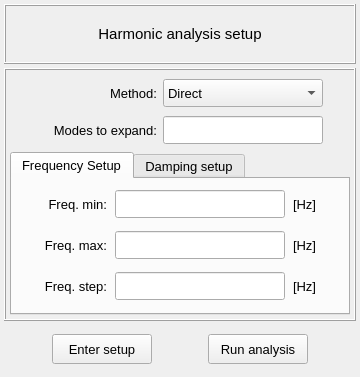
<?xml version="1.0" encoding="UTF-8"?>
<ui version="4.0">
 <class>Dialog</class>
 <widget class="QDialog" name="Dialog">
  <property name="windowModality">
   <enum>Qt::NonModal</enum>
  </property>
  <property name="geometry">
   <rect>
    <x>0</x>
    <y>0</y>
    <width>360</width>
    <height>377</height>
   </rect>
  </property>
  <property name="sizePolicy">
   <sizepolicy hsizetype="Fixed" vsizetype="Fixed">
    <horstretch>0</horstretch>
    <verstretch>0</verstretch>
   </sizepolicy>
  </property>
  <property name="minimumSize">
   <size>
    <width>360</width>
    <height>360</height>
   </size>
  </property>
  <property name="maximumSize">
   <size>
    <width>380</width>
    <height>460</height>
   </size>
  </property>
  <property name="contextMenuPolicy">
   <enum>Qt::DefaultContextMenu</enum>
  </property>
  <property name="windowTitle">
   <string>Harmonic analysis setup</string>
  </property>
  <property name="whatsThis">
   <string/>
  </property>
  <layout class="QGridLayout" name="gridLayout_2">
   <property name="leftMargin">
    <number>4</number>
   </property>
   <property name="topMargin">
    <number>4</number>
   </property>
   <property name="rightMargin">
    <number>4</number>
   </property>
   <property name="bottomMargin">
    <number>4</number>
   </property>
   <property name="spacing">
    <number>4</number>
   </property>
   <item row="0" column="0">
    <widget class="QFrame" name="frame_title">
     <property name="minimumSize">
      <size>
       <width>0</width>
       <height>60</height>
      </size>
     </property>
     <property name="maximumSize">
      <size>
       <width>430</width>
       <height>60</height>
      </size>
     </property>
     <property name="frameShape">
      <enum>QFrame::Box</enum>
     </property>
     <property name="frameShadow">
      <enum>QFrame::Raised</enum>
     </property>
     <property name="lineWidth">
      <number>1</number>
     </property>
     <layout class="QGridLayout" name="gridLayout">
      <property name="leftMargin">
       <number>2</number>
      </property>
      <property name="topMargin">
       <number>2</number>
      </property>
      <property name="rightMargin">
       <number>2</number>
      </property>
      <property name="bottomMargin">
       <number>2</number>
      </property>
      <property name="spacing">
       <number>2</number>
      </property>
      <item row="0" column="0">
       <widget class="QLabel" name="label_title">
        <property name="font">
         <font>
          <family>MS Shell Dlg 2</family>
          <pointsize>11</pointsize>
          <weight>50</weight>
          <italic>false</italic>
          <bold>false</bold>
         </font>
        </property>
        <property name="text">
         <string>Harmonic analysis setup</string>
        </property>
        <property name="textFormat">
         <enum>Qt::AutoText</enum>
        </property>
        <property name="alignment">
         <set>Qt::AlignCenter</set>
        </property>
       </widget>
      </item>
     </layout>
    </widget>
   </item>
   <item row="1" column="0">
    <widget class="QFrame" name="frame_main">
     <property name="frameShape">
      <enum>QFrame::Box</enum>
     </property>
     <property name="frameShadow">
      <enum>QFrame::Raised</enum>
     </property>
     <layout class="QGridLayout" name="gridLayout_9">
      <property name="leftMargin">
       <number>4</number>
      </property>
      <property name="topMargin">
       <number>6</number>
      </property>
      <property name="rightMargin">
       <number>4</number>
      </property>
      <property name="bottomMargin">
       <number>4</number>
      </property>
      <property name="horizontalSpacing">
       <number>2</number>
      </property>
      <property name="verticalSpacing">
       <number>4</number>
      </property>
      <item row="1" column="0">
       <widget class="QTabWidget" name="tabWidget_main">
        <property name="minimumSize">
         <size>
          <width>0</width>
          <height>0</height>
         </size>
        </property>
        <property name="maximumSize">
         <size>
          <width>360</width>
          <height>188</height>
         </size>
        </property>
        <property name="font">
         <font>
          <family>MS Shell Dlg 2</family>
          <pointsize>10</pointsize>
          <weight>50</weight>
          <italic>false</italic>
          <bold>false</bold>
         </font>
        </property>
        <property name="currentIndex">
         <number>0</number>
        </property>
        <widget class="QWidget" name="tab_setup">
         <attribute name="title">
          <string>Frequency Setup</string>
         </attribute>
         <layout class="QGridLayout" name="gridLayout_5">
          <property name="leftMargin">
           <number>4</number>
          </property>
          <property name="topMargin">
           <number>4</number>
          </property>
          <property name="rightMargin">
           <number>4</number>
          </property>
          <property name="bottomMargin">
           <number>4</number>
          </property>
          <property name="horizontalSpacing">
           <number>8</number>
          </property>
          <item row="2" column="3">
           <widget class="QLabel" name="label_26">
            <property name="minimumSize">
             <size>
              <width>40</width>
              <height>28</height>
             </size>
            </property>
            <property name="maximumSize">
             <size>
              <width>40</width>
              <height>28</height>
             </size>
            </property>
            <property name="font">
             <font>
              <pointsize>10</pointsize>
              <italic>false</italic>
             </font>
            </property>
            <property name="text">
             <string>[Hz]</string>
            </property>
            <property name="alignment">
             <set>Qt::AlignLeading|Qt::AlignLeft|Qt::AlignVCenter</set>
            </property>
           </widget>
          </item>
          <item row="1" column="3">
           <widget class="QLabel" name="label_25">
            <property name="minimumSize">
             <size>
              <width>40</width>
              <height>28</height>
             </size>
            </property>
            <property name="maximumSize">
             <size>
              <width>40</width>
              <height>28</height>
             </size>
            </property>
            <property name="font">
             <font>
              <pointsize>10</pointsize>
              <italic>false</italic>
             </font>
            </property>
            <property name="text">
             <string>[Hz]</string>
            </property>
            <property name="alignment">
             <set>Qt::AlignLeading|Qt::AlignLeft|Qt::AlignVCenter</set>
            </property>
           </widget>
          </item>
          <item row="2" column="2">
           <widget class="QLineEdit" name="lineEdit_fstep">
            <property name="minimumSize">
             <size>
              <width>170</width>
              <height>28</height>
             </size>
            </property>
            <property name="maximumSize">
             <size>
              <width>180</width>
              <height>28</height>
             </size>
            </property>
            <property name="font">
             <font>
              <family>MS Shell Dlg 2</family>
              <pointsize>10</pointsize>
              <weight>50</weight>
              <italic>false</italic>
              <bold>false</bold>
             </font>
            </property>
            <property name="styleSheet">
             <string notr="true"/>
            </property>
            <property name="alignment">
             <set>Qt::AlignCenter</set>
            </property>
           </widget>
          </item>
          <item row="1" column="2">
           <widget class="QLineEdit" name="lineEdit_fmax">
            <property name="minimumSize">
             <size>
              <width>170</width>
              <height>28</height>
             </size>
            </property>
            <property name="maximumSize">
             <size>
              <width>180</width>
              <height>28</height>
             </size>
            </property>
            <property name="font">
             <font>
              <family>MS Shell Dlg 2</family>
              <pointsize>10</pointsize>
              <weight>50</weight>
              <italic>false</italic>
              <bold>false</bold>
             </font>
            </property>
            <property name="styleSheet">
             <string notr="true"/>
            </property>
            <property name="alignment">
             <set>Qt::AlignCenter</set>
            </property>
           </widget>
          </item>
          <item row="0" column="3">
           <widget class="QLabel" name="label_24">
            <property name="minimumSize">
             <size>
              <width>40</width>
              <height>28</height>
             </size>
            </property>
            <property name="maximumSize">
             <size>
              <width>40</width>
              <height>28</height>
             </size>
            </property>
            <property name="font">
             <font>
              <pointsize>10</pointsize>
              <italic>false</italic>
             </font>
            </property>
            <property name="text">
             <string>[Hz]</string>
            </property>
            <property name="alignment">
             <set>Qt::AlignLeading|Qt::AlignLeft|Qt::AlignVCenter</set>
            </property>
           </widget>
          </item>
          <item row="0" column="1">
           <widget class="QLabel" name="label_22">
            <property name="minimumSize">
             <size>
              <width>80</width>
              <height>28</height>
             </size>
            </property>
            <property name="maximumSize">
             <size>
              <width>100</width>
              <height>28</height>
             </size>
            </property>
            <property name="font">
             <font>
              <pointsize>10</pointsize>
              <italic>false</italic>
              <kerning>false</kerning>
             </font>
            </property>
            <property name="text">
             <string>Freq. min:</string>
            </property>
            <property name="alignment">
             <set>Qt::AlignRight|Qt::AlignTrailing|Qt::AlignVCenter</set>
            </property>
           </widget>
          </item>
          <item row="0" column="2">
           <widget class="QLineEdit" name="lineEdit_fmin">
            <property name="minimumSize">
             <size>
              <width>170</width>
              <height>28</height>
             </size>
            </property>
            <property name="maximumSize">
             <size>
              <width>180</width>
              <height>28</height>
             </size>
            </property>
            <property name="font">
             <font>
              <family>MS Shell Dlg 2</family>
              <pointsize>10</pointsize>
              <weight>50</weight>
              <italic>false</italic>
              <bold>false</bold>
             </font>
            </property>
            <property name="styleSheet">
             <string notr="true"/>
            </property>
            <property name="alignment">
             <set>Qt::AlignCenter</set>
            </property>
           </widget>
          </item>
          <item row="1" column="1">
           <widget class="QLabel" name="label_23">
            <property name="minimumSize">
             <size>
              <width>80</width>
              <height>28</height>
             </size>
            </property>
            <property name="maximumSize">
             <size>
              <width>100</width>
              <height>28</height>
             </size>
            </property>
            <property name="font">
             <font>
              <pointsize>10</pointsize>
              <italic>false</italic>
              <kerning>false</kerning>
             </font>
            </property>
            <property name="text">
             <string>Freq. max:</string>
            </property>
            <property name="alignment">
             <set>Qt::AlignRight|Qt::AlignTrailing|Qt::AlignVCenter</set>
            </property>
           </widget>
          </item>
          <item row="2" column="1">
           <widget class="QLabel" name="label_21">
            <property name="minimumSize">
             <size>
              <width>80</width>
              <height>28</height>
             </size>
            </property>
            <property name="maximumSize">
             <size>
              <width>100</width>
              <height>28</height>
             </size>
            </property>
            <property name="font">
             <font>
              <pointsize>10</pointsize>
              <italic>false</italic>
              <kerning>false</kerning>
             </font>
            </property>
            <property name="text">
             <string>Freq. step:</string>
            </property>
            <property name="alignment">
             <set>Qt::AlignRight|Qt::AlignTrailing|Qt::AlignVCenter</set>
            </property>
           </widget>
          </item>
          <item row="0" column="0">
           <spacer name="horizontalSpacer_3">
            <property name="orientation">
             <enum>Qt::Horizontal</enum>
            </property>
            <property name="sizeHint" stdset="0">
             <size>
              <width>40</width>
              <height>20</height>
             </size>
            </property>
           </spacer>
          </item>
          <item row="0" column="4">
           <spacer name="horizontalSpacer_4">
            <property name="orientation">
             <enum>Qt::Horizontal</enum>
            </property>
            <property name="sizeHint" stdset="0">
             <size>
              <width>40</width>
              <height>20</height>
             </size>
            </property>
           </spacer>
          </item>
         </layout>
        </widget>
        <widget class="QWidget" name="tab_damping">
         <attribute name="title">
          <string>Damping setup</string>
         </attribute>
         <layout class="QGridLayout" name="gridLayout_4">
          <property name="leftMargin">
           <number>6</number>
          </property>
          <property name="topMargin">
           <number>4</number>
          </property>
          <property name="rightMargin">
           <number>6</number>
          </property>
          <property name="bottomMargin">
           <number>4</number>
          </property>
          <item row="0" column="0">
           <widget class="QFrame" name="frame_dampings">
            <property name="frameShape">
             <enum>QFrame::NoFrame</enum>
            </property>
            <property name="frameShadow">
             <enum>QFrame::Raised</enum>
            </property>
            <layout class="QGridLayout" name="gridLayout_6">
             <property name="leftMargin">
              <number>4</number>
             </property>
             <property name="topMargin">
              <number>4</number>
             </property>
             <property name="rightMargin">
              <number>4</number>
             </property>
             <property name="bottomMargin">
              <number>4</number>
             </property>
             <item row="2" column="4">
              <widget class="QLabel" name="label_16">
               <property name="minimumSize">
                <size>
                 <width>0</width>
                 <height>26</height>
                </size>
               </property>
               <property name="maximumSize">
                <size>
                 <width>16777215</width>
                 <height>26</height>
                </size>
               </property>
               <property name="font">
                <font>
                 <family>MS Shell Dlg 2</family>
                 <pointsize>10</pointsize>
                 <weight>50</weight>
                 <italic>false</italic>
                 <bold>false</bold>
                </font>
               </property>
               <property name="text">
                <string>[--]</string>
               </property>
               <property name="alignment">
                <set>Qt::AlignCenter</set>
               </property>
              </widget>
             </item>
             <item row="2" column="3">
              <widget class="QLineEdit" name="lineEdit_constant_structural_coefficient">
               <property name="minimumSize">
                <size>
                 <width>80</width>
                 <height>26</height>
                </size>
               </property>
               <property name="maximumSize">
                <size>
                 <width>100</width>
                 <height>26</height>
                </size>
               </property>
               <property name="font">
                <font>
                 <pointsize>10</pointsize>
                 <weight>50</weight>
                 <italic>false</italic>
                 <bold>false</bold>
                </font>
               </property>
               <property name="styleSheet">
                <string notr="true"/>
               </property>
               <property name="alignment">
                <set>Qt::AlignCenter</set>
               </property>
              </widget>
             </item>
             <item row="2" column="1">
              <widget class="QLabel" name="label_9">
               <property name="minimumSize">
                <size>
                 <width>132</width>
                 <height>0</height>
                </size>
               </property>
               <property name="font">
                <font>
                 <pointsize>10</pointsize>
                 <weight>50</weight>
                 <italic>false</italic>
                 <bold>false</bold>
                </font>
               </property>
               <property name="text">
                <string>Constant structural damping coefficient</string>
               </property>
               <property name="alignment">
                <set>Qt::AlignCenter</set>
               </property>
               <property name="wordWrap">
                <bool>true</bool>
               </property>
              </widget>
             </item>
             <item row="0" column="5">
              <spacer name="horizontalSpacer">
               <property name="orientation">
                <enum>Qt::Horizontal</enum>
               </property>
               <property name="sizeHint" stdset="0">
                <size>
                 <width>40</width>
                 <height>20</height>
                </size>
               </property>
              </spacer>
             </item>
             <item row="1" column="3">
              <widget class="QLineEdit" name="lineEdit_stiffness_multiplier">
               <property name="minimumSize">
                <size>
                 <width>80</width>
                 <height>26</height>
                </size>
               </property>
               <property name="maximumSize">
                <size>
                 <width>100</width>
                 <height>26</height>
                </size>
               </property>
               <property name="font">
                <font>
                 <pointsize>10</pointsize>
                 <weight>50</weight>
                 <italic>false</italic>
                 <bold>false</bold>
                </font>
               </property>
               <property name="styleSheet">
                <string notr="true"/>
               </property>
               <property name="alignment">
                <set>Qt::AlignCenter</set>
               </property>
              </widget>
             </item>
             <item row="1" column="1">
              <widget class="QLabel" name="label_10">
               <property name="minimumSize">
                <size>
                 <width>132</width>
                 <height>0</height>
                </size>
               </property>
               <property name="font">
                <font>
                 <pointsize>10</pointsize>
                 <weight>50</weight>
                 <italic>false</italic>
                 <bold>false</bold>
                </font>
               </property>
               <property name="text">
                <string>Stiffness matrix multiplier</string>
               </property>
               <property name="alignment">
                <set>Qt::AlignCenter</set>
               </property>
               <property name="wordWrap">
                <bool>true</bool>
               </property>
              </widget>
             </item>
             <item row="1" column="2">
              <widget class="QLabel" name="label_11">
               <property name="minimumSize">
                <size>
                 <width>20</width>
                 <height>26</height>
                </size>
               </property>
               <property name="maximumSize">
                <size>
                 <width>40</width>
                 <height>26</height>
                </size>
               </property>
               <property name="font">
                <font>
                 <family>Arial</family>
                 <pointsize>11</pointsize>
                 <weight>50</weight>
                 <italic>false</italic>
                 <bold>false</bold>
                </font>
               </property>
               <property name="text">
                <string>&lt;html&gt;&lt;head/&gt;&lt;body&gt;&lt;p align=&quot;right&quot;&gt;β:&lt;/p&gt;&lt;/body&gt;&lt;/html&gt;</string>
               </property>
               <property name="alignment">
                <set>Qt::AlignRight|Qt::AlignTrailing|Qt::AlignVCenter</set>
               </property>
              </widget>
             </item>
             <item row="1" column="4">
              <widget class="QLabel" name="label_14">
               <property name="minimumSize">
                <size>
                 <width>0</width>
                 <height>26</height>
                </size>
               </property>
               <property name="maximumSize">
                <size>
                 <width>16777215</width>
                 <height>26</height>
                </size>
               </property>
               <property name="font">
                <font>
                 <family>MS Shell Dlg 2</family>
                 <pointsize>10</pointsize>
                 <weight>50</weight>
                 <italic>false</italic>
                 <bold>false</bold>
                </font>
               </property>
               <property name="text">
                <string>[s]</string>
               </property>
               <property name="alignment">
                <set>Qt::AlignCenter</set>
               </property>
              </widget>
             </item>
             <item row="0" column="3">
              <widget class="QLineEdit" name="lineEdit_mass_multiplier">
               <property name="minimumSize">
                <size>
                 <width>80</width>
                 <height>26</height>
                </size>
               </property>
               <property name="maximumSize">
                <size>
                 <width>100</width>
                 <height>26</height>
                </size>
               </property>
               <property name="font">
                <font>
                 <pointsize>10</pointsize>
                 <weight>50</weight>
                 <italic>false</italic>
                 <bold>false</bold>
                </font>
               </property>
               <property name="styleSheet">
                <string notr="true"/>
               </property>
               <property name="alignment">
                <set>Qt::AlignCenter</set>
               </property>
              </widget>
             </item>
             <item row="0" column="2">
              <widget class="QLabel" name="label_12">
               <property name="minimumSize">
                <size>
                 <width>20</width>
                 <height>26</height>
                </size>
               </property>
               <property name="maximumSize">
                <size>
                 <width>40</width>
                 <height>26</height>
                </size>
               </property>
               <property name="font">
                <font>
                 <family>Arial</family>
                 <pointsize>11</pointsize>
                 <weight>50</weight>
                 <italic>false</italic>
                 <bold>false</bold>
                </font>
               </property>
               <property name="text">
                <string>&lt;html&gt;&lt;head/&gt;&lt;body&gt;&lt;p align=&quot;right&quot;&gt;α:&lt;/p&gt;&lt;/body&gt;&lt;/html&gt;</string>
               </property>
               <property name="alignment">
                <set>Qt::AlignRight|Qt::AlignTrailing|Qt::AlignVCenter</set>
               </property>
              </widget>
             </item>
             <item row="0" column="1">
              <widget class="QLabel" name="label_17">
               <property name="minimumSize">
                <size>
                 <width>132</width>
                 <height>0</height>
                </size>
               </property>
               <property name="font">
                <font>
                 <pointsize>10</pointsize>
                 <weight>50</weight>
                 <italic>false</italic>
                 <bold>false</bold>
                </font>
               </property>
               <property name="text">
                <string>Mass matrix multiplier</string>
               </property>
               <property name="alignment">
                <set>Qt::AlignCenter</set>
               </property>
               <property name="wordWrap">
                <bool>true</bool>
               </property>
              </widget>
             </item>
             <item row="0" column="4">
              <widget class="QLabel" name="label_15">
               <property name="minimumSize">
                <size>
                 <width>0</width>
                 <height>26</height>
                </size>
               </property>
               <property name="maximumSize">
                <size>
                 <width>16777215</width>
                 <height>26</height>
                </size>
               </property>
               <property name="font">
                <font>
                 <family>MS Shell Dlg 2</family>
                 <pointsize>10</pointsize>
                 <weight>50</weight>
                 <italic>false</italic>
                 <bold>false</bold>
                </font>
               </property>
               <property name="text">
                <string>[1/s]</string>
               </property>
               <property name="alignment">
                <set>Qt::AlignCenter</set>
               </property>
              </widget>
             </item>
             <item row="2" column="2">
              <widget class="QLabel" name="label_13">
               <property name="minimumSize">
                <size>
                 <width>20</width>
                 <height>26</height>
                </size>
               </property>
               <property name="maximumSize">
                <size>
                 <width>40</width>
                 <height>26</height>
                </size>
               </property>
               <property name="font">
                <font>
                 <family>Arial</family>
                 <pointsize>11</pointsize>
                 <weight>50</weight>
                 <italic>false</italic>
                 <bold>false</bold>
                </font>
               </property>
               <property name="text">
                <string>&lt;html&gt;&lt;head/&gt;&lt;body&gt;&lt;p align=&quot;right&quot;&gt;η:&lt;/p&gt;&lt;/body&gt;&lt;/html&gt;</string>
               </property>
               <property name="alignment">
                <set>Qt::AlignRight|Qt::AlignTrailing|Qt::AlignVCenter</set>
               </property>
              </widget>
             </item>
             <item row="0" column="0">
              <spacer name="horizontalSpacer_2">
               <property name="orientation">
                <enum>Qt::Horizontal</enum>
               </property>
               <property name="sizeHint" stdset="0">
                <size>
                 <width>40</width>
                 <height>20</height>
                </size>
               </property>
              </spacer>
             </item>
            </layout>
            <zorder>label_12</zorder>
            <zorder>label_16</zorder>
            <zorder>lineEdit_constant_structural_coefficient</zorder>
            <zorder>label_9</zorder>
            <zorder>lineEdit_stiffness_multiplier</zorder>
            <zorder>label_10</zorder>
            <zorder>label_11</zorder>
            <zorder>label_14</zorder>
            <zorder>lineEdit_mass_multiplier</zorder>
            <zorder>label_17</zorder>
            <zorder>label_15</zorder>
            <zorder>label_13</zorder>
           </widget>
          </item>
         </layout>
        </widget>
       </widget>
      </item>
      <item row="0" column="0">
       <widget class="QFrame" name="frame_analysis_type">
        <property name="minimumSize">
         <size>
          <width>0</width>
          <height>72</height>
         </size>
        </property>
        <property name="maximumSize">
         <size>
          <width>1000</width>
          <height>80</height>
         </size>
        </property>
        <property name="frameShape">
         <enum>QFrame::NoFrame</enum>
        </property>
        <property name="frameShadow">
         <enum>QFrame::Raised</enum>
        </property>
        <layout class="QGridLayout" name="gridLayout_7">
         <property name="leftMargin">
          <number>0</number>
         </property>
         <property name="topMargin">
          <number>0</number>
         </property>
         <property name="rightMargin">
          <number>0</number>
         </property>
         <property name="bottomMargin">
          <number>0</number>
         </property>
         <item row="0" column="0">
          <spacer name="horizontalSpacer_7">
           <property name="orientation">
            <enum>Qt::Horizontal</enum>
           </property>
           <property name="sizeHint" stdset="0">
            <size>
             <width>40</width>
             <height>20</height>
            </size>
           </property>
          </spacer>
         </item>
         <item row="0" column="3">
          <spacer name="horizontalSpacer_8">
           <property name="orientation">
            <enum>Qt::Horizontal</enum>
           </property>
           <property name="sizeHint" stdset="0">
            <size>
             <width>40</width>
             <height>20</height>
            </size>
           </property>
          </spacer>
         </item>
         <item row="0" column="2">
          <widget class="QComboBox" name="comboBox_method">
           <property name="minimumSize">
            <size>
             <width>160</width>
             <height>28</height>
            </size>
           </property>
           <property name="maximumSize">
            <size>
             <width>160</width>
             <height>28</height>
            </size>
           </property>
           <property name="font">
            <font>
             <family>MS Shell Dlg 2</family>
             <pointsize>10</pointsize>
             <weight>50</weight>
             <italic>false</italic>
             <bold>false</bold>
            </font>
           </property>
           <property name="toolTip">
            <string>&lt;html&gt;&lt;head/&gt;&lt;body&gt;&lt;p align=&quot;center&quot;&gt;Select the analysis method&lt;/p&gt;&lt;/body&gt;&lt;/html&gt;</string>
           </property>
           <property name="insertPolicy">
            <enum>QComboBox::NoInsert</enum>
           </property>
           <item>
            <property name="text">
             <string>Direct</string>
            </property>
           </item>
           <item>
            <property name="text">
             <string>Mode Superposition</string>
            </property>
           </item>
          </widget>
         </item>
         <item row="0" column="1">
          <widget class="QLabel" name="label_3">
           <property name="minimumSize">
            <size>
             <width>120</width>
             <height>28</height>
            </size>
           </property>
           <property name="maximumSize">
            <size>
             <width>160</width>
             <height>28</height>
            </size>
           </property>
           <property name="font">
            <font>
             <family>MS Shell Dlg 2</family>
             <pointsize>10</pointsize>
             <weight>50</weight>
             <bold>false</bold>
            </font>
           </property>
           <property name="text">
            <string>Method:</string>
           </property>
           <property name="alignment">
            <set>Qt::AlignRight|Qt::AlignTrailing|Qt::AlignVCenter</set>
           </property>
          </widget>
         </item>
         <item row="1" column="1">
          <widget class="QLabel" name="label_modes_to_expand">
           <property name="minimumSize">
            <size>
             <width>120</width>
             <height>28</height>
            </size>
           </property>
           <property name="maximumSize">
            <size>
             <width>160</width>
             <height>28</height>
            </size>
           </property>
           <property name="font">
            <font>
             <family>MS Shell Dlg 2</family>
             <pointsize>10</pointsize>
             <weight>50</weight>
             <italic>false</italic>
             <bold>false</bold>
            </font>
           </property>
           <property name="text">
            <string>Modes to expand:</string>
           </property>
           <property name="alignment">
            <set>Qt::AlignRight|Qt::AlignTrailing|Qt::AlignVCenter</set>
           </property>
          </widget>
         </item>
         <item row="1" column="2">
          <widget class="QLineEdit" name="lineEdit_modes_to_expand">
           <property name="minimumSize">
            <size>
             <width>160</width>
             <height>28</height>
            </size>
           </property>
           <property name="maximumSize">
            <size>
             <width>160</width>
             <height>28</height>
            </size>
           </property>
           <property name="font">
            <font>
             <family>MS Shell Dlg 2</family>
             <pointsize>10</pointsize>
             <weight>50</weight>
             <italic>false</italic>
             <bold>false</bold>
            </font>
           </property>
           <property name="styleSheet">
            <string notr="true"/>
           </property>
           <property name="alignment">
            <set>Qt::AlignCenter</set>
           </property>
          </widget>
         </item>
        </layout>
       </widget>
      </item>
     </layout>
    </widget>
   </item>
   <item row="2" column="0">
    <widget class="QFrame" name="frame_buttons">
     <property name="minimumSize">
      <size>
       <width>0</width>
       <height>48</height>
      </size>
     </property>
     <property name="maximumSize">
      <size>
       <width>360</width>
       <height>48</height>
      </size>
     </property>
     <property name="frameShape">
      <enum>QFrame::NoFrame</enum>
     </property>
     <property name="frameShadow">
      <enum>QFrame::Raised</enum>
     </property>
     <layout class="QGridLayout" name="gridLayout_3">
      <property name="leftMargin">
       <number>4</number>
      </property>
      <property name="topMargin">
       <number>4</number>
      </property>
      <property name="rightMargin">
       <number>4</number>
      </property>
      <property name="bottomMargin">
       <number>4</number>
      </property>
      <property name="horizontalSpacing">
       <number>12</number>
      </property>
      <property name="verticalSpacing">
       <number>4</number>
      </property>
      <item row="0" column="0">
       <widget class="QPushButton" name="pushButton_enter_setup">
        <property name="minimumSize">
         <size>
          <width>100</width>
          <height>30</height>
         </size>
        </property>
        <property name="maximumSize">
         <size>
          <width>100</width>
          <height>30</height>
         </size>
        </property>
        <property name="font">
         <font>
          <family>MS Shell Dlg 2</family>
          <pointsize>10</pointsize>
          <weight>50</weight>
          <italic>false</italic>
          <bold>false</bold>
         </font>
        </property>
        <property name="styleSheet">
         <string notr="true"/>
        </property>
        <property name="text">
         <string>Enter setup</string>
        </property>
        <property name="autoDefault">
         <bool>false</bool>
        </property>
       </widget>
      </item>
      <item row="0" column="1">
       <widget class="QPushButton" name="pushButton_run_analysis">
        <property name="minimumSize">
         <size>
          <width>100</width>
          <height>30</height>
         </size>
        </property>
        <property name="maximumSize">
         <size>
          <width>100</width>
          <height>30</height>
         </size>
        </property>
        <property name="font">
         <font>
          <family>MS Shell Dlg 2</family>
          <pointsize>10</pointsize>
          <weight>50</weight>
          <italic>false</italic>
          <bold>false</bold>
         </font>
        </property>
        <property name="styleSheet">
         <string notr="true"/>
        </property>
        <property name="text">
         <string>Run analysis</string>
        </property>
        <property name="autoDefault">
         <bool>false</bool>
        </property>
       </widget>
      </item>
     </layout>
    </widget>
   </item>
  </layout>
 </widget>
 <tabstops>
  <tabstop>tabWidget_main</tabstop>
  <tabstop>lineEdit_fmin</tabstop>
  <tabstop>lineEdit_fmax</tabstop>
  <tabstop>lineEdit_fstep</tabstop>
  <tabstop>pushButton_enter_setup</tabstop>
  <tabstop>pushButton_run_analysis</tabstop>
 </tabstops>
 <resources><include location="../../icons/resources.qrc" /></resources>
 <connections/>
</ui>
